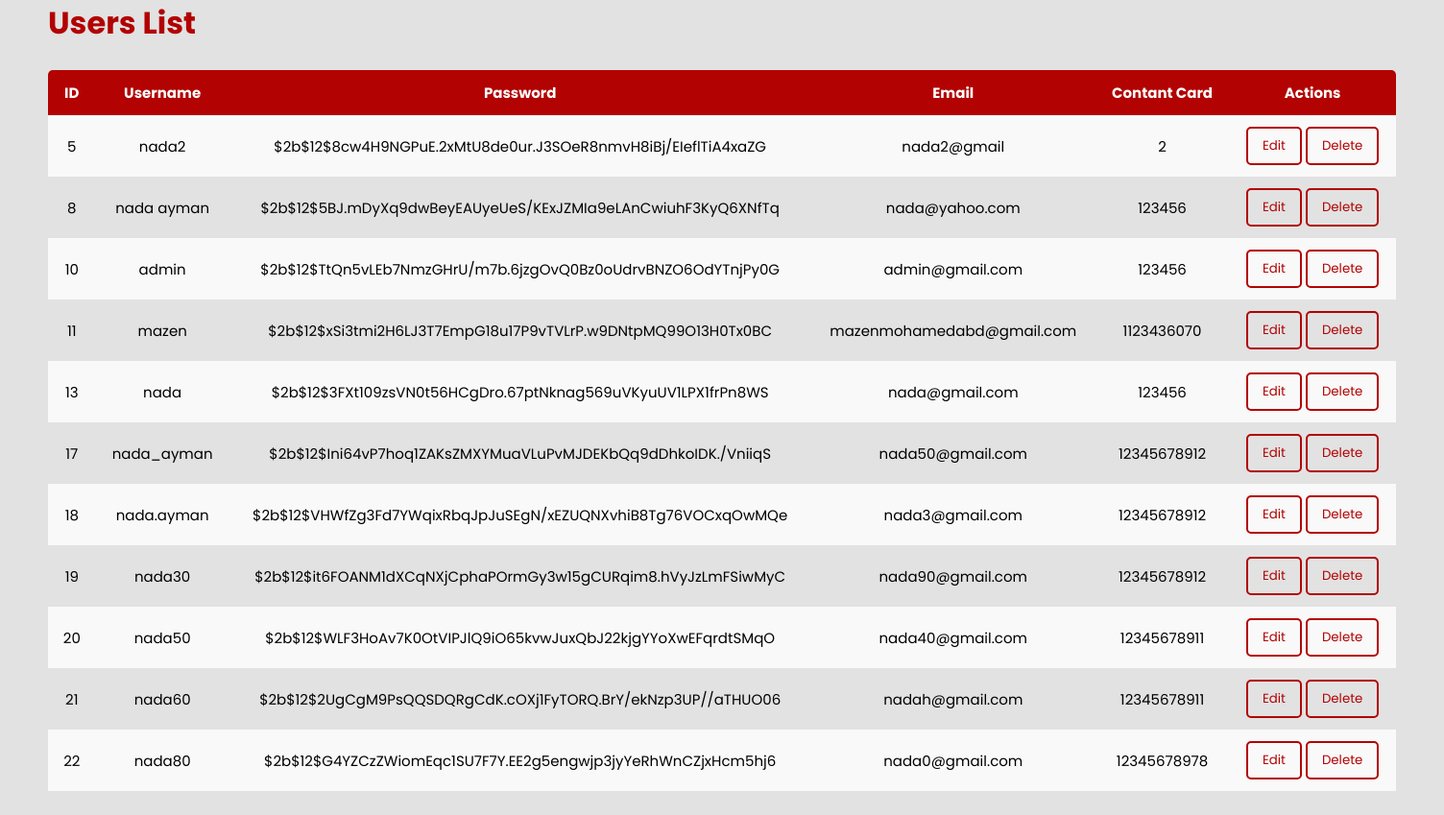
/admin_list, run on an earlier commit of the app's database.
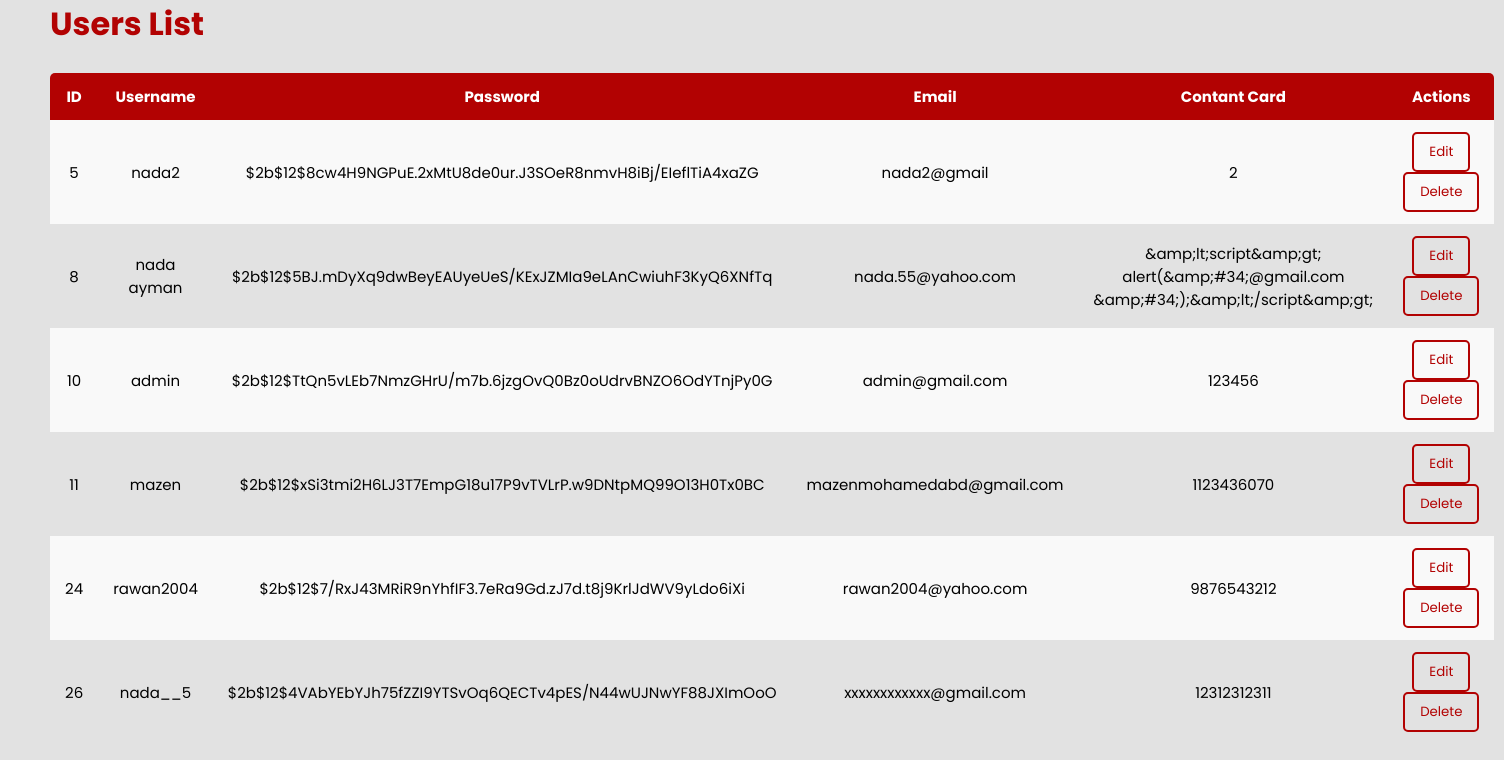
And on a later commit of the database.
### tables this page shows
CREATE TABLE users (
			id INTEGER PRIMARY KEY AUTOINCREMENT,
			username TEXT NOT NULL UNIQUE,
			password TEXT NOT NULL,
            email TEXT NOT NULL UNIQUE, 
            contact INTEGER NOT NULL,
            img TEXT
		);

### app.py (the view, shortened to what this page needs)
@app.route('/admin_list', methods=['GET', 'POST'])
def admin_list():
    if request.method == 'GET':
        users = db.get_all_users(connection)
        return render_template('userList.html', users=users)

### db.py (called while the page is built)
def get_all_users(connection):
    cursor = connection.cursor()
    query = 'SELECT * FROM users'
    cursor.execute(query)
    return cursor.fetchall()

### templates/userList.html (shortened to what this page needs)
<!DOCTYPE html>
<html lang="en">
  <head>
    <link
      rel="stylesheet"
      href="{{ url_for('static', filename='css/userList.css') }}"
    />
  </head>
  <body>
    <div class="container">
      <h1>Users List</h1>
      <table class="table">
        <thead>
          <tr>
            <th>ID</th>
            <th>Username</th>
            <th>Password</th>
            <th>Email</th>
            <th>Contant Card</th>
            <th>Actions</th>
          </tr>
        </thead>
        <tbody>
          {% for user in users %}
          <tr>
            <td>{{ user[0] }}</td>
            <td>{{ user[1] }}</td>
            <td>{{ user[2] }}</td>
            <td>{{ user[3] }}</td>
            <td>{{ user[4] }}</td>
            <td>
              <form method="POST" style="display: inline">
                <button type="submit" name="action" value="edit">Edit</button>
              </form>
              <form method="POST" style="display: inline">
                <button type="submit" name="action" value="delete">
                  Delete
                </button>
              </form>
            </td>
          </tr>
          {% endfor %}
        </tbody>
      </table>
    </div>
  </body>
</html>

What changed in the data, as far as the page shows it:
removed users: id "13", username "nada", password "$2b$12$3FXt109zsVN0t56HCgDro.67ptNknag569uVKyuUV1LPX1frPn8WS", email "nada@gmail.com", contact "123456"
removed users: id "17", username "nada_ayman", password "$2b$12$Ini64vP7hoq1ZAKsZMXYMuaVLuPvMJDEKbQq9dDhkoIDK./VniiqS", email "nada50@gmail.com", contact "12345678912"
removed users: id "18", username "nada.ayman", password "$2b$12$VHWfZg3Fd7YWqixRbqJpJuSEgN/xEZUQNXvhiB8Tg76VOCxqOwMQe", email "nada3@gmail.com", contact "12345678912"
removed users: id "19", username "nada30", password "$2b$12$it6FOANM1dXCqNXjCphaPOrmGy3w15gCURqim8.hVyJzLmFSiwMyC", email "nada90@gmail.com", contact "12345678912"
removed users: id "20", username "nada50", password "$2b$12$WLF3HoAv7K0OtVIPJlQ9iO65kvwJuxQbJ22kjgYYoXwEFqrdtSMqO", email "nada40@gmail.com", contact "12345678911"
removed users: id "21", username "nada60", password "$2b$12$2UgCgM9PsQQSDQRgCdK.cOXj1FyTORQ.BrY/ekNzp3UP//aTHUO06", email "nadah@gmail.com", contact "12345678911"
removed users: id "22", username "nada80", password "$2b$12$G4YZCzZWiomEqc1SU7F7Y.EE2g5engwjp3jyYeRhWnCZjxHcm5hj6", email "nada0@gmail.com", contact "12345678978"
changed users "nada ayman": email "nada@yahoo.com" → "nada.55@yahoo.com"; contact "123456" → "&amp;lt;script&amp;gt; alert(&amp;#34;@gmail.com &amp;#34;);&amp;lt;/script&amp;gt;"
added users: id "24", username "rawan2004", password "$2b$12$7/RxJ43MRiR9nYhfIF3.7eRa9Gd.zJ7d.t8j9KrlJdWV9yLdo6iXi", email "rawan2004@yahoo.com", contact "9876543212"
added users: id "26", username "nada__5", password "$2b$12$4VAbYEbYJh75fZZI9YTSvOq6QECTv4pES/N44wUJNwYF88JXImOoO", email "xxxxxxxxxxxx@gmail.com", contact "12312312311"
